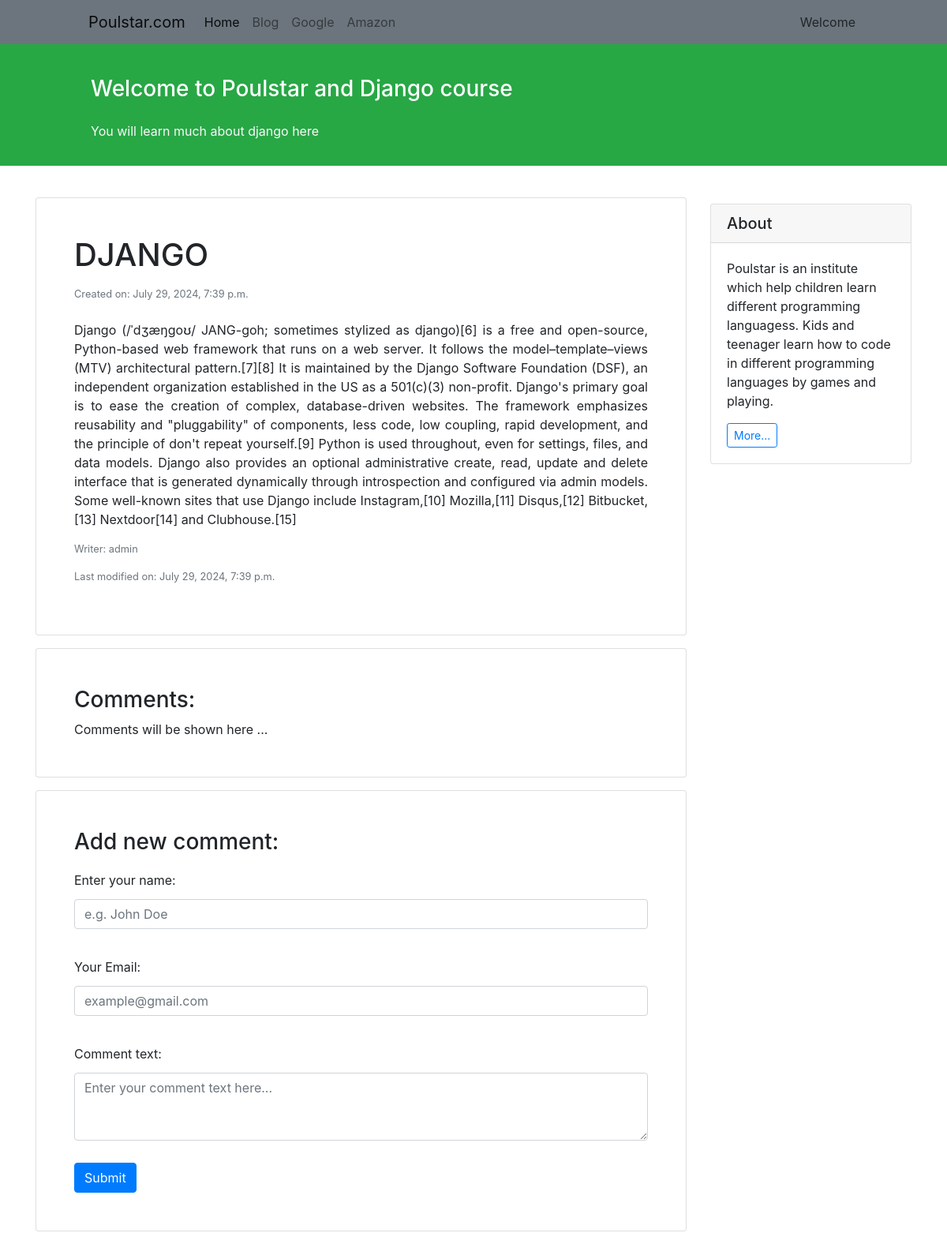
/weblog/detail/5/, run on the app's committed database.
### weblog/models.py (models this page shows, shortened)
class BlogPost(models.Model):
    CHOICES = (
        ('pu', 'Published'),
        ('dr', 'Draft'),
        ('de', 'Deleted'),
    )
    author            = models.ForeignKey(to=settings.AUTH_USER_MODEL, on_delete=models.PROTECT)
    title             = models.CharField(max_length=225)
    description       = models.TextField(max_length=10000)
    status            = models.CharField(max_length=225, choices=CHOICES)
    datetime_created  = models.DateTimeField(auto_now_add=True)
    datetime_modified = models.DateTimeField(auto_now=True)
    likes             = models.PositiveIntegerField(null=True, blank=True, default=0)

### weblog/views.py (the view)
# urls.py: path('detail/<int:pk>/', views.show_weblogs_detail, name='detail'),
def show_weblogs_detail(request, pk):
    post = get_object_or_404(BlogPost, id=pk)
    context = {
        'post': post,
    }
    return render(request, 'post_detail.html', context)

### weblog/templates/post_detail.html (shortened to what this page needs)
{% extends "base.html" %}
{% block parsa %}
<div class="container mt-4">
    <div class="row">
        <div class="col-9">
            <div class="card shadow my-3 p-5">
                <h1>{{ post.title|upper }}</h1>
                <p class="small text-muted mt-2">Created on: {{ post.datetime_created }}</p>
                <p class="mt-2" style="text-align: justify">
                    {{ post.description }}
                </p>
                <p class="small text-muted">Writer: {{ post.author }}</p>
                <p class="small text-muted mt">Last modified on: {{ post.datetime_modified }}</p>
            </div>
            <div class="card shadow my-3 p-5">
                <h3>Comments:</h3>
                    Comments will be shown here ...
            </div>
            <div class="card shadow my-3 p-5">
                <h3>Add new comment:</h3>
                <form method="POST">
                    <div class="form-group py-2">
                        <label class="py-1" for="author_name">Enter your name:</label>
                        <input type="text" class="form-control" placeholder="e.g. John Doe" name="author_name">
                    </div>
                    <div class="form-group py-2">
                        <label class="py-1" for="email">Your Email:</label>
                        <input type="email" class="form-control" placeholder="example@gmail.com" name="email">
                    </div>
                    <div class="form-group py-2">
                        <label class="py-1" for="comment_text">Comment text:</label>
                        <textarea class="form-control" name="text" rows="3" placeholder="Enter your comment text here..."></textarea>
                    </div>
                    <button type="submit" class="btn btn-primary mt-1">Submit</button>
                </form>
            </div>
        </div>
        <div class="col-3">
            <div class="card my-4">
                <h5 class="card-header">About</h5>
                <div class="card-body">
                    <p class="card-text";>Poulstar is an institute which help children learn
                        different programming languagess. Kids and teenager learn how to
                        code in different programming languages by games and playing.
                    </p>
                    <a href="#"
                       class="btn btn-sm btn-outline-primary">
                        More...
                    </a>
                </div>
            </div>
        </div>
    </div>
</div>
{% endblock parsa %}

### data on the page
BlogPost: title "DJANGO", datetime_created "July 29, 2024, 7:39 p.m.", description "Django (/ˈdʒæŋɡoʊ/ JANG-goh; sometimes stylized as django)[6] is a free and open-source, Python-based web framework that runs on a web server. It follows the model–template–views (MTV) architectural pattern.[7][8] It is maintained by the Django Software Foundation (DSF), an independent organization established in the US as a 501(c)(3) non-profit. Django's primary goal is to ease the creation of complex, database-driven websites. The framework emphasizes reusability and \"pluggability\" of components, less code, low coupling, rapid development, and the principle of don't repeat yourself.[9] Python is used throughout, even for settings, files, and data models. Django also provides an optional…", author "admin", datetime_modified "July 29, 2024, 7:39 p.m."
